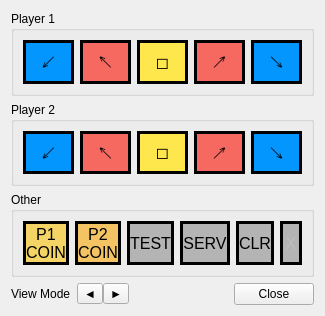
<?xml version="1.0" encoding="UTF-8"?>
<ui version="4.0">
 <class>Dialog</class>
 <widget class="QDialog" name="Dialog">
  <property name="enabled">
   <bool>true</bool>
  </property>
  <property name="geometry">
   <rect>
    <x>0</x>
    <y>0</y>
    <width>325</width>
    <height>316</height>
   </rect>
  </property>
  <property name="windowTitle">
   <string>Dialog</string>
  </property>
  <layout class="QVBoxLayout" name="verticalLayout" stretch="2,2,2,1">
   <item>
    <widget class="QGroupBox" name="groupBox">
     <property name="styleSheet">
      <string notr="true">QPushButton {
    border-style: solid;
    border-width: 3px; 
    border-color: black;
}
QLabel {
    font: bold 1.2em;
}</string>
     </property>
     <property name="title">
      <string>Player 1</string>
     </property>
     <layout class="QHBoxLayout" name="horizontalLayout_3">
      <item>
       <widget class="QPushButton" name="input_button0">
        <property name="sizePolicy">
         <sizepolicy hsizetype="Minimum" vsizetype="Minimum">
          <horstretch>0</horstretch>
          <verstretch>0</verstretch>
         </sizepolicy>
        </property>
        <property name="font">
         <font>
          <pointsize>12</pointsize>
          <weight>75</weight>
          <bold>true</bold>
         </font>
        </property>
        <property name="styleSheet">
         <string notr="true">background-color: #0496FF;</string>
        </property>
        <property name="text">
         <string>↙</string>
        </property>
        <property name="flat">
         <bool>false</bool>
        </property>
       </widget>
      </item>
      <item>
       <widget class="QPushButton" name="input_button1">
        <property name="sizePolicy">
         <sizepolicy hsizetype="Minimum" vsizetype="Minimum">
          <horstretch>0</horstretch>
          <verstretch>0</verstretch>
         </sizepolicy>
        </property>
        <property name="font">
         <font>
          <pointsize>12</pointsize>
          <weight>75</weight>
          <bold>true</bold>
         </font>
        </property>
        <property name="styleSheet">
         <string notr="true">background-color: #F56960;</string>
        </property>
        <property name="text">
         <string>↖</string>
        </property>
       </widget>
      </item>
      <item>
       <widget class="QPushButton" name="input_button2">
        <property name="sizePolicy">
         <sizepolicy hsizetype="Minimum" vsizetype="Minimum">
          <horstretch>0</horstretch>
          <verstretch>0</verstretch>
         </sizepolicy>
        </property>
        <property name="font">
         <font>
          <pointsize>12</pointsize>
          <weight>75</weight>
          <bold>true</bold>
         </font>
        </property>
        <property name="styleSheet">
         <string notr="true">background-color: #FDE74C;</string>
        </property>
        <property name="text">
         <string>◻</string>
        </property>
       </widget>
      </item>
      <item>
       <widget class="QPushButton" name="input_button3">
        <property name="sizePolicy">
         <sizepolicy hsizetype="Minimum" vsizetype="Minimum">
          <horstretch>0</horstretch>
          <verstretch>0</verstretch>
         </sizepolicy>
        </property>
        <property name="font">
         <font>
          <pointsize>12</pointsize>
          <weight>75</weight>
          <bold>true</bold>
         </font>
        </property>
        <property name="styleSheet">
         <string notr="true">background-color: #F56960;</string>
        </property>
        <property name="text">
         <string>↗</string>
        </property>
       </widget>
      </item>
      <item>
       <widget class="QPushButton" name="input_button4">
        <property name="sizePolicy">
         <sizepolicy hsizetype="Minimum" vsizetype="Minimum">
          <horstretch>0</horstretch>
          <verstretch>0</verstretch>
         </sizepolicy>
        </property>
        <property name="font">
         <font>
          <pointsize>12</pointsize>
          <weight>75</weight>
          <bold>true</bold>
         </font>
        </property>
        <property name="styleSheet">
         <string notr="true">background-color: #0496FF;</string>
        </property>
        <property name="text">
         <string>↘</string>
        </property>
       </widget>
      </item>
     </layout>
    </widget>
   </item>
   <item>
    <widget class="QGroupBox" name="groupBox_2">
     <property name="styleSheet">
      <string notr="true">QPushButton {
    border-style: solid;
    border-width: 3px; 
    border-color: black;
}
QLabel {
    font: bold 1.2em;
}</string>
     </property>
     <property name="title">
      <string>Player 2</string>
     </property>
     <layout class="QHBoxLayout" name="horizontalLayout_4">
      <item>
       <widget class="QPushButton" name="input_button5">
        <property name="sizePolicy">
         <sizepolicy hsizetype="Minimum" vsizetype="Minimum">
          <horstretch>0</horstretch>
          <verstretch>0</verstretch>
         </sizepolicy>
        </property>
        <property name="font">
         <font>
          <pointsize>12</pointsize>
          <weight>75</weight>
          <bold>true</bold>
         </font>
        </property>
        <property name="styleSheet">
         <string notr="true">background-color: #0496FF;</string>
        </property>
        <property name="text">
         <string>↙</string>
        </property>
       </widget>
      </item>
      <item>
       <widget class="QPushButton" name="input_button6">
        <property name="sizePolicy">
         <sizepolicy hsizetype="Minimum" vsizetype="Minimum">
          <horstretch>0</horstretch>
          <verstretch>0</verstretch>
         </sizepolicy>
        </property>
        <property name="font">
         <font>
          <pointsize>12</pointsize>
          <weight>75</weight>
          <bold>true</bold>
         </font>
        </property>
        <property name="styleSheet">
         <string notr="true">background-color: #F56960;</string>
        </property>
        <property name="text">
         <string>↖</string>
        </property>
       </widget>
      </item>
      <item>
       <widget class="QPushButton" name="input_button7">
        <property name="sizePolicy">
         <sizepolicy hsizetype="Minimum" vsizetype="Minimum">
          <horstretch>0</horstretch>
          <verstretch>0</verstretch>
         </sizepolicy>
        </property>
        <property name="font">
         <font>
          <pointsize>12</pointsize>
          <weight>75</weight>
          <bold>true</bold>
         </font>
        </property>
        <property name="styleSheet">
         <string notr="true">background-color: #FDE74C;</string>
        </property>
        <property name="text">
         <string>◻</string>
        </property>
       </widget>
      </item>
      <item>
       <widget class="QPushButton" name="input_button8">
        <property name="sizePolicy">
         <sizepolicy hsizetype="Minimum" vsizetype="Minimum">
          <horstretch>0</horstretch>
          <verstretch>0</verstretch>
         </sizepolicy>
        </property>
        <property name="font">
         <font>
          <pointsize>12</pointsize>
          <weight>75</weight>
          <bold>true</bold>
         </font>
        </property>
        <property name="styleSheet">
         <string notr="true">background-color: #F56960;</string>
        </property>
        <property name="text">
         <string>↗</string>
        </property>
       </widget>
      </item>
      <item>
       <widget class="QPushButton" name="input_button9">
        <property name="sizePolicy">
         <sizepolicy hsizetype="Minimum" vsizetype="Minimum">
          <horstretch>0</horstretch>
          <verstretch>0</verstretch>
         </sizepolicy>
        </property>
        <property name="font">
         <font>
          <pointsize>12</pointsize>
          <weight>75</weight>
          <bold>true</bold>
         </font>
        </property>
        <property name="styleSheet">
         <string notr="true">background-color: #0496FF;</string>
        </property>
        <property name="text">
         <string>↘</string>
        </property>
       </widget>
      </item>
     </layout>
    </widget>
   </item>
   <item>
    <widget class="QGroupBox" name="groupBox_3">
     <property name="styleSheet">
      <string notr="true">QPushButton {
    border-style: solid;
    border-width: 3px; 
    border-color: black;
}
QLabel {
    font: 1.1em;
}</string>
     </property>
     <property name="title">
      <string>Other</string>
     </property>
     <layout class="QHBoxLayout" name="horizontalLayout_5">
      <item>
       <widget class="QPushButton" name="input_button10">
        <property name="sizePolicy">
         <sizepolicy hsizetype="Minimum" vsizetype="Minimum">
          <horstretch>0</horstretch>
          <verstretch>0</verstretch>
         </sizepolicy>
        </property>
        <property name="font">
         <font>
          <pointsize>12</pointsize>
          <weight>50</weight>
          <bold>false</bold>
         </font>
        </property>
        <property name="styleSheet">
         <string notr="true">background-color: #F4D464;</string>
        </property>
        <property name="text">
         <string>P1
COIN</string>
        </property>
       </widget>
      </item>
      <item>
       <widget class="QPushButton" name="input_button11">
        <property name="sizePolicy">
         <sizepolicy hsizetype="Minimum" vsizetype="Minimum">
          <horstretch>0</horstretch>
          <verstretch>0</verstretch>
         </sizepolicy>
        </property>
        <property name="font">
         <font>
          <pointsize>12</pointsize>
          <weight>50</weight>
          <bold>false</bold>
         </font>
        </property>
        <property name="styleSheet">
         <string notr="true">background-color: #F4C464;</string>
        </property>
        <property name="text">
         <string>P2
COIN</string>
        </property>
       </widget>
      </item>
      <item>
       <widget class="QPushButton" name="input_button12">
        <property name="sizePolicy">
         <sizepolicy hsizetype="Minimum" vsizetype="Minimum">
          <horstretch>0</horstretch>
          <verstretch>0</verstretch>
         </sizepolicy>
        </property>
        <property name="font">
         <font>
          <pointsize>12</pointsize>
          <weight>50</weight>
          <bold>false</bold>
         </font>
        </property>
        <property name="styleSheet">
         <string notr="true">background-color: #B4B4B4;</string>
        </property>
        <property name="text">
         <string>TEST</string>
        </property>
       </widget>
      </item>
      <item>
       <widget class="QPushButton" name="input_button13">
        <property name="sizePolicy">
         <sizepolicy hsizetype="Minimum" vsizetype="Minimum">
          <horstretch>0</horstretch>
          <verstretch>0</verstretch>
         </sizepolicy>
        </property>
        <property name="font">
         <font>
          <pointsize>12</pointsize>
          <weight>50</weight>
          <bold>false</bold>
         </font>
        </property>
        <property name="styleSheet">
         <string notr="true">background-color: #B4B4B4;</string>
        </property>
        <property name="text">
         <string>SERV</string>
        </property>
       </widget>
      </item>
      <item>
       <widget class="QPushButton" name="input_button14">
        <property name="sizePolicy">
         <sizepolicy hsizetype="Minimum" vsizetype="Minimum">
          <horstretch>0</horstretch>
          <verstretch>0</verstretch>
         </sizepolicy>
        </property>
        <property name="font">
         <font>
          <pointsize>12</pointsize>
          <weight>50</weight>
          <bold>false</bold>
         </font>
        </property>
        <property name="styleSheet">
         <string notr="true">background-color: #B4B4B4;</string>
        </property>
        <property name="text">
         <string>CLR</string>
        </property>
       </widget>
      </item>
      <item>
       <widget class="QPushButton" name="input_button15">
        <property name="enabled">
         <bool>false</bool>
        </property>
        <property name="sizePolicy">
         <sizepolicy hsizetype="Minimum" vsizetype="Minimum">
          <horstretch>0</horstretch>
          <verstretch>0</verstretch>
         </sizepolicy>
        </property>
        <property name="font">
         <font>
          <pointsize>12</pointsize>
          <weight>50</weight>
          <bold>false</bold>
         </font>
        </property>
        <property name="styleSheet">
         <string notr="true">background-color: #B4B4B4;</string>
        </property>
        <property name="text">
         <string>X</string>
        </property>
       </widget>
      </item>
     </layout>
    </widget>
   </item>
   <item>
    <layout class="QHBoxLayout" name="horizontalLayout_2">
     <item>
      <widget class="QLabel" name="label">
       <property name="sizePolicy">
        <sizepolicy hsizetype="Preferred" vsizetype="Preferred">
         <horstretch>0</horstretch>
         <verstretch>0</verstretch>
        </sizepolicy>
       </property>
       <property name="text">
        <string>View Mode</string>
       </property>
      </widget>
     </item>
     <item>
      <layout class="QHBoxLayout" name="horizontalLayout">
       <property name="spacing">
        <number>0</number>
       </property>
       <item>
        <widget class="QToolButton" name="arrowview_left">
         <property name="text">
          <string>◄</string>
         </property>
        </widget>
       </item>
       <item>
        <widget class="QToolButton" name="arrowview_right">
         <property name="text">
          <string>►</string>
         </property>
        </widget>
       </item>
      </layout>
     </item>
     <item>
      <widget class="QDialogButtonBox" name="buttonBox">
       <property name="orientation">
        <enum>Qt::Horizontal</enum>
       </property>
       <property name="standardButtons">
        <set>QDialogButtonBox::Close</set>
       </property>
      </widget>
     </item>
    </layout>
   </item>
  </layout>
 </widget>
 <resources/>
 <connections>
  <connection>
   <sender>buttonBox</sender>
   <signal>accepted()</signal>
   <receiver>Dialog</receiver>
   <slot>accept()</slot>
   <hints>
    <hint type="sourcelabel">
     <x>248</x>
     <y>254</y>
    </hint>
    <hint type="destinationlabel">
     <x>157</x>
     <y>274</y>
    </hint>
   </hints>
  </connection>
  <connection>
   <sender>buttonBox</sender>
   <signal>rejected()</signal>
   <receiver>Dialog</receiver>
   <slot>reject()</slot>
   <hints>
    <hint type="sourcelabel">
     <x>316</x>
     <y>260</y>
    </hint>
    <hint type="destinationlabel">
     <x>286</x>
     <y>274</y>
    </hint>
   </hints>
  </connection>
 </connections>
</ui>
